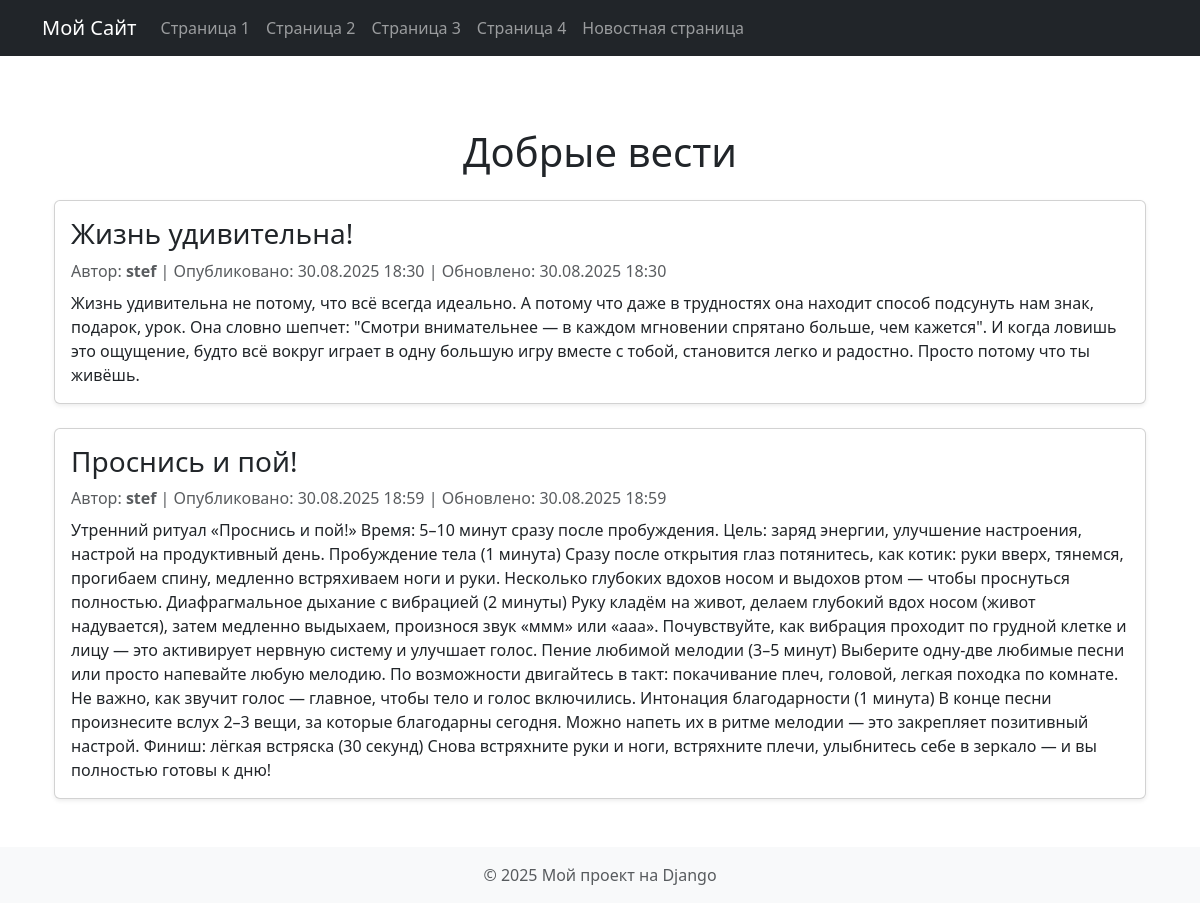
Page /news/ on the committed database.
### news/models.py (models this page shows, shortened)
class News(models.Model):
    title = models.CharField(max_length=200, verbose_name="Заголовок")
    content = models.TextField(verbose_name="Текст новости")
    created_at = models.DateTimeField(auto_now_add=True, verbose_name="Дата публикации")
    updated_at = models.DateTimeField(auto_now=True, verbose_name="Дата обновления")
    author = models.ForeignKey(User, on_delete=models.CASCADE, verbose_name="Автор")  # связь с пользователем
    class Meta:
        verbose_name = 'Новость'
        verbose_name_plural = 'Новости'

### news/views.py (the view)
# urls.py: path('', views.home, name='home'),
def home(request):
	news = News.objects.all()
	return render(request, 'news/news.html', {'news': news})

### news/templates/news/news.html (shortened to what this page needs)
{% extends 'base.html' %}
{% block content %}
<div class="container mt-5">
    <h1 class="mb-4 text-center">Добрые вести</h1>
    {% for new in news %}
    <div class="card mb-4 shadow-sm">
        <div class="card-body">
            <h3 class="card-title">{{ new.title }}</h3>
            <p class="text-muted mb-1">
                Автор: <strong>{{ new.author.username }}</strong> |
                Опубликовано: {{ new.created_at|date:"d.m.Y H:i" }} |
                Обновлено: {{ new.updated_at|date:"d.m.Y H:i" }}
            </p>
            <p class="card-text mt-2">{{ new.content }}</p>
        </div>
    </div>
    {% empty %}
    <p class="text-center">Новостей пока нет.</p>
    {% endfor %}
</div>
{% endblock %}

### myapp/templates/base.html (shortened to what this page needs)
<!DOCTYPE html>
<html lang="ru">
<head>
    <link href="https://cdn.jsdelivr.net/npm/bootstrap@5.3.0/dist/css/bootstrap.min.css" rel="stylesheet">
</head>
<body class="d-flex flex-column min-vh-100">
{% include 'partials/_navbar.html' %}
<main class="container py-4 flex-grow-1">
    {% block content %}
    {% endblock %}
</main>
{% include 'partials/_footer.html' %}
</body>
</html>

### myapp/templates/partials/_navbar.html
<nav class="navbar navbar-expand-lg navbar-dark bg-dark">
    <div class="container">
        <a class="navbar-brand" href="{% url 'page1' %}">Мой Сайт</a>
        <div class="collapse navbar-collapse">
            <ul class="navbar-nav me-auto">
                <li class="nav-item"><a class="nav-link" href="{% url 'page1' %}">Страница 1</a></li>
                <li class="nav-item"><a class="nav-link" href="{% url 'page2' %}">Страница 2</a></li>
                <li class="nav-item"><a class="nav-link" href="{% url 'page3' %}">Страница 3</a></li>
                <li class="nav-item"><a class="nav-link" href="{% url 'page4' %}">Страница 4</a></li>
                <li class="nav-item"><a class="nav-link" href="{% url 'news_home' %}">Новостная страница</a></li>
            </ul>
        </div>
    </div>
</nav>

### myapp/templates/partials/_footer.html
<footer class="bg-light text-center py-3 mt-auto">
    <div class="container">
        <span class="text-muted">© {{ now|default:"2025" }} Мой проект на Django</span>
    </div>
</footer>

### rows in the picture
News: title "Жизнь удивительна!", author.username "stef", created_at "30.08.2025 18:30", updated_at "30.08.2025 18:30", content "Жизнь удивительна не потому, что всё всегда идеально. А потому что даже в трудностях она находит способ подсунуть нам знак, подарок, урок. Она словно шепчет: \"Смотри внимательнее — в каждом мгновении спрятано больше, чем кажется\". И когда ловишь это ощущение, будто всё вокруг играет в одну большую игру вместе с тобой, становится легко и радостно. Просто потому что ты живёшь."
News: title "Проснись и пой!", author.username "stef", created_at "30.08.2025 18:59", updated_at "30.08.2025 18:59", content "Утренний ритуал «Проснись и пой!» Время: 5–10 минут сразу после пробуждения. Цель: заряд энергии, улучшение настроения, настрой на продуктивный день. Пробуждение тела (1 минута) Сразу после открытия глаз потянитесь, как котик: руки вверх, тянемся, прогибаем спину, медленно встряхиваем ноги и руки. Несколько глубоких вдохов носом и выдохов ртом — чтобы проснуться полностью. Диафрагмальное дыхание с вибрацией (2 минуты) Руку кладём на живот, делаем глубокий вдох носом (живот надувается), затем медленно выдыхаем, произнося звук «ммм» или «ааа». Почувствуйте, как вибрация проходит по грудной клетке и лицу — это активирует нервную систему и улучшает голос. Пение любимой мелодии (3–5 минут)…"

### other values in the picture
{{ now|default:"2025" }} "2025"
